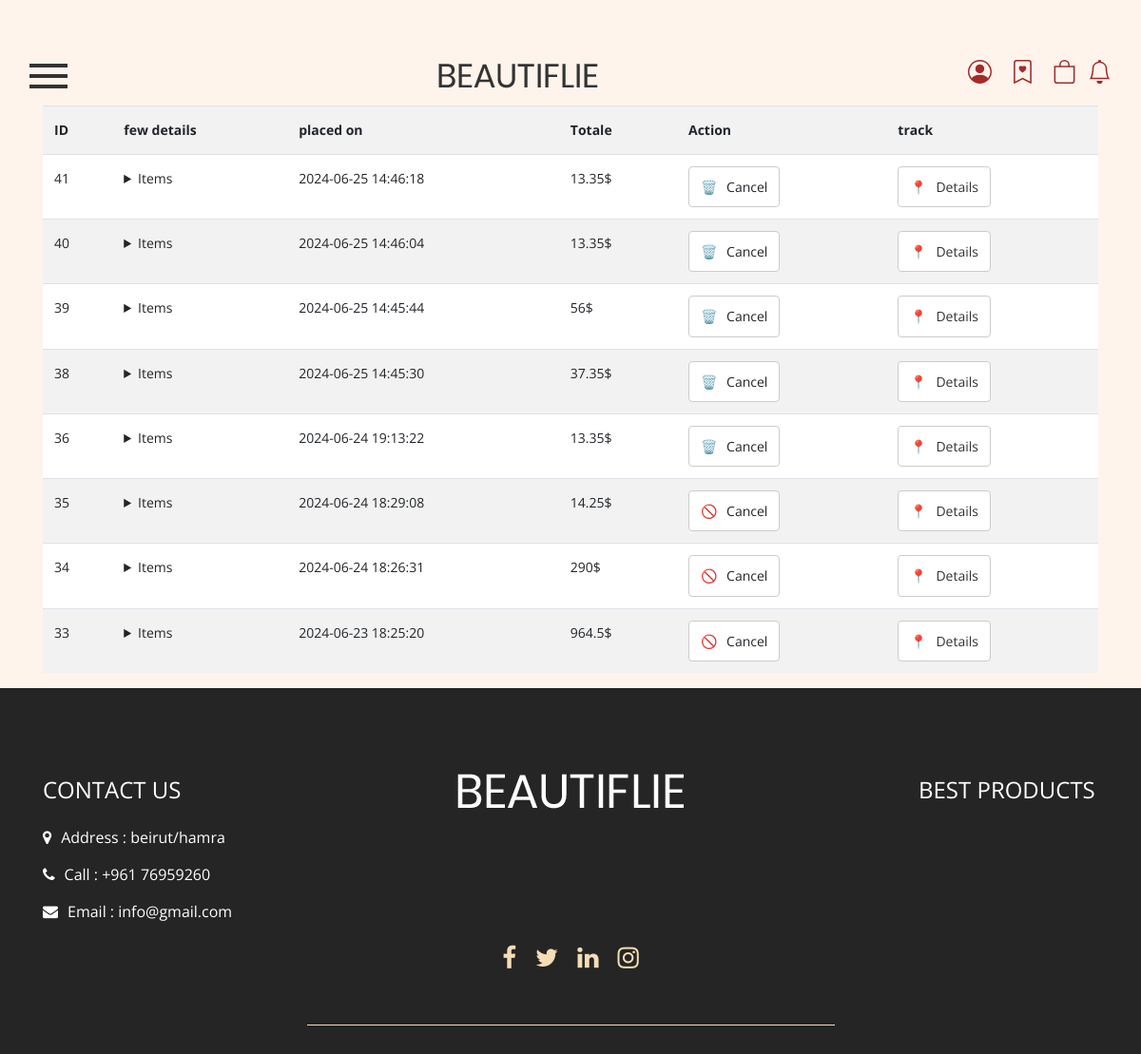
Page /View/pages/history.php?all=1 (signed in) on the committed database.
### tables this page shows
CREATE TABLE `order` (
  `_id` int(11) NOT NULL,
  `totale` float NOT NULL,
  `userId` int(11) NOT NULL,
  `status` enum('placed','accepted','canceled','completed') NOT NULL DEFAULT 'placed',
  `createdAt` datetime NOT NULL DEFAULT current_timestamp(),
  `address` varchar(100) NOT NULL
);

CREATE TABLE `orderitem` (
  `_id` int(11) NOT NULL,
  `productId` int(11) NOT NULL,
  `qty` int(11) NOT NULL,
  `price` float NOT NULL,
  `orderId` int(11) NOT NULL
);

### Controller/OrderController.php (called while the page is built, shortened)
<?php
function getOrders($userId)
{
    $mysqli = SingletonConnectionToDb::getInstance()->getConnection();
    $sql = "SELECT * FROM `order` WHERE userId = ? ORDER BY createdAt DESC";
    if ($stmt = $mysqli->prepare($sql)) {
        $stmt->bind_param("i", $userId);
        $stmt->execute();
        $result = $stmt->get_result();
        $orders = [];
        while ($row = $result->fetch_assoc()) {
            $orderId = $row['_id'];
            $sqlOrderItems = "SELECT * FROM `orderitem` WHERE orderId = ?";
            $stmtOrderItems = $mysqli->prepare($sqlOrderItems);
            $stmtOrderItems->bind_param("i", $orderId);
            $stmtOrderItems->execute();
            $resultOrderItems = $stmtOrderItems->get_result();
            $orderItems = [];
            while ($rowOrderItem = $resultOrderItems->fetch_assoc()) {
                $productId = $rowOrderItem['productId'];
                $sqlProduct = "SELECT * FROM `product` WHERE _id = ?";
                $stmtProduct = $mysqli->prepare($sqlProduct);
                $stmtProduct->bind_param("i", $productId);
                $stmtProduct->execute();
                $resultProduct = $stmtProduct->get_result();
                $productData = $resultProduct->fetch_assoc();
                $product = new Product($productData['_id'], $productData['name'], null, null, null, $productData['picture'], $productData['description']);
                $orderItems[] = new OrderItem($productId, $product, $rowOrderItem['qty'], $rowOrderItem['price']);
            }
            $orders[] = new Order($orderId,null, $orderItems, $row['status'], $row['address'], $row['totale'], $row['createdAt']);
        }
        return $orders;
    } else {
        echo "Error preparing statement: " . $mysqli->error;
        return [];
    }
}

### utils/autoLoading.php (called while the page is built, shortened)
<?php
spl_autoload_register(function ($class_name) {
    $file_path = '../../Model/' . $class_name . '.php';
    $file_path_from_admin = '../../../Model/' . $class_name . '.php';
    $file_path_from_router = '../Model/'. $class_name . '.php';
});

### Model/Order.php (called while the page is built, shortened)
<?php
class Order {
    public function __construct($id,$user , $orderItems, $status, $address, $totale , $createdAt){
        $this->_id = $id;
        $this->orderItems = $orderItems;
        $this->status = $status;
        $this->totale = $totale;
        $this->createdAt = $createdAt;
    }
}

### View/pages/history.php (the view, shortened to what this page needs)
<?php
include '../../utils/autoLoading.php';
include '../../Controller/OrderController.php';
?>
<!DOCTYPE html>
<html lang="en">
<head>
    <link rel="stylesheet" type="text/css" href="../css/bootstrap.min.css">
    <link rel="stylesheet" type="text/css" href="../css/style.css">
    <link rel="stylesheet" href="../css/responsive.css">
    <link rel="stylesheet" href="../css/jquery.mCustomScrollbar.min.css">
    <link rel="stylesheet" href="https://netdna.bootstrapcdn.com/font-awesome/4.0.3/css/font-awesome.css">
    <link rel="stylesheet" href="../css/owl.carousel.min.css">
    <link rel="stylesheet" href="../css/owl.theme.default.min.css">
    <link rel="stylesheet" href="https://cdnjs.cloudflare.com/ajax/libs/fancybox/2.1.5/jquery.fancybox.min.css"
        media="screen">
    <link href="https://unpkg.com/gijgo@1.9.13/css/gijgo.min.css" rel="stylesheet" type="text/css" />
    <link rel="stylesheet" href="../css/history.css">
    <link rel="stylesheet" href="../css/trackingOrder.css">
</head>
<?php include '../components/header.php';?>
<?php
$orders = [] ;
if(isset($_GET['all'])){
    $orders  = getOrders($_SESSION['user']->_id);
}
$seeAll = countUserOrders($_SESSION['user']->_id);
?>
<body style="background-color: #fef4ec;">
    <div class="container">
        <?php if(count($orders) > 1): ?>
        <div class="alert mt-5"></div>
        <?php endif; ?>
        <?php if(empty($orders)): ?>
        <script>
            location.href = 'products.php?message=1';
        </script>
        <?php else : ?>
        <?php if(count($orders) == 1):
              $order = $orders[0];
        ?>
        <div class="container">
            <div class="card">
                <div class="title">last order</div>
                <div class="info">
                    <div class="row">
                        <div class="col-7">
                            <span id="heading">Date</span><br>
                            <span id="details"><?=$order->createdAt?></span>
                        </div>
                        <div class="col-5 pull-right">
                            <span id="heading">target Adress</span><br>
                            <span id="details"><?=$order->address?></span>
                        </div>
                    </div>
                </div>
                <div class="pricing">
                    <?php foreach($order->orderItems as $orderItem):?>
                    <div class="row">
                        <div class="col-9">
                            <span id="name"><?=$orderItem->product->getName()?></span>
                        </div>
                        <div class="col-3">
                            <span id="price"><?=$orderItem->productPrice?> * <?=$orderItem->qty?></span>
                        </div>
                    </div>
                    <?php endforeach; ?>
                </div>
                <div class="total">
                    <div class="row">
                        <div class="col-9">TOTAL</div>
                        <div class="col-3"><big>$<?=$order->totale?></big></div>
                    </div>
                </div>
                <div class="tracking">
                    <div class="title">Tracking Order</div>
                </div>
                <?php
                $status = $order->status;
                $placedOn = $order->createdAt;
                if($status === "completed"){
                    $now = new DateTime();
                    $date =  new DateTime($placedOn);
                    $interval = $date->diff($now);
                }
                if($status == "placed"){
                ?>
                <div class="progress-track">
                    <ul id="progressbar">
                        <li class="step0 active " id="step1">Ordered</li>
                        <li class="step0  text-center" id="step2">pending</li>
                        <li class="step0   text-right" id="step3">On the way</li>
                        <li class="step0  text-right" id="step4">completed</li>
                    </ul>
                </div>
                <?php } ?>
                <?php
            if($status == "accepted"){
            ?>
                <div class="progress-track">
                    <ul id="progressbar">
                        <li class="step0 active " id="step1">Ordered</li>
                        <li class="step0  active text-center" id="step2">pending</li>
                        <li class="step0   text-right" id="step3">On the way</li>
                        <li class="step0  text-right" id="step4">completed</li>
                    </ul>
                </div>
                <?php } ?>
                <?php
            if($status == "completed" && !isset($interval) || (isset($interval) && $interval->days < 1)){
            ?>
                <div class="progress-track">
                    <ul id="progressbar">
                        <li class="step0 active " id="step1">Ordered</li>
                        <li class="step0  active text-center" id="step2">pending</li>
                        <li class="step0 active  text-right" id="step3">On the way</li>
                        <li class="step0  text-right" id="step4">completed</li>
                    </ul>
                </div>
                <?php } ?>
                <?php
            if($status === "completed" && isset($interval) && $interval->days >= 1){
            ?>
                <div class="progress-track">
                    <ul id="progressbar">
                        <li class="step0 active " id="step1">Ordered</li>
                        <li class="step0  active text-center" id="step2">pending</li>
                        <li class="step0 active  text-right" id="step3">On the way</li>
                        <li class="step0 active  text-right" id="step4">completed</li>
                    </ul>
                </div>
                <?php } ?>
            </div>
        </div>
        <?php if(count($orders) > 1 || $seeAll > 1): ?>
        <div class="mr-5 container d-flex justify-content-center mb-2">
            <a class="btn btn-primary btn-lg" href="history.php?all=1"
                style="background-color: #ff69b4; border-color: #ff69b4;">See all orders</a>
        </div>
        <?php endif; ?>
        <?php else : ?>
        <table class="table table-striped custom-table" id="table">
            <tr>
                <th>ID</th>
                <th>few details</th>
                <th>placed on</th>
                <th>Totale</th>
                <th>Action</th>
                <th>track</th>
            </tr>
            <?php foreach($orders as $order): ?>
            <tr id="tr<?=$order->_id?>">
                <td><?=$order->_id?></td>
                <td>
                    <details>
                        <summary>Items</summary>
                        <?php foreach($order->orderItems as $item): ?>
                        <datagrid><?=$item->product->getName()?></datagrid> <br>
                        <?php endforeach; ?>
                    </details>
                </td>
                <td><?=$order->createdAt;?></td>
                <td><?=$order->totale?>$</td>
                <td>
                    <?php if ($order->status == 'accepted' || $order->status == 'completed' ) : ?>
                    <a class="link " onclick="cannot()">
                        <span class="icon">🚫</span> Cancel
                    </a>
                    <?php else : ?>
                    <a class="link" onclick="cancel('<?=$order->_id;?>')">
                        <span class="icon">🗑️</span> Cancel
                    </a>
                    <?php endif; ?>
                </td>
                <td>
                    <a class="link" href="history.php?track=<?=$order->_id?>">
                        <span class="icon">📍</span> Details
                    </a>
                </td>
            </tr>
            <?php endforeach; ?>
        </table>
        <?php endif; ?>
        <?php endif; ?>
    </div>
</body>
<?php include '../components/footer.php';?>
</body>
</html>

### View/css/style.css (style rules this page uses)
* { box-sizing: border-box !important; transition: ease all 0.5s; }
html { scroll-behavior: smooth; }
body { color: #666666; font-size: 14px; line-height: 1.80857; font-weight: normal; overflow-x: hidden; font-family: 'Open Sans', sans-serif; }
a { color: #1f1f1f; text-decoration: none !important; outline: none !important; -webkit-transition: all .3s ease-in-out; -moz-transition: all .3s ease-in-out; -ms-transition: all .3s ease-in-out; -o-transition: all .3s ease-in-out; transition: all .3s ease-in-out; }
*, *::after, *::before { -webkit-box-sizing: border-box; -moz-box-sizing: border-box; box-sizing: border-box; }
a { color: #222222; text-decoration: none; outline: none !important; }
a, .btn { text-decoration: none !important; outline: none !important; -webkit-transition: all .3s ease-in-out; -moz-transition: all .3s ease-in-out; -ms-transition: all .3s ease-in-out; -o-transition: all .3s ease-in-out; transition: all .3s ease-in-out; }

### View/css/history.css (style rules this page uses)
.link { display: inline-block; padding: 8px 12px; text-decoration: none; color: #333; background-color: #fff; border: 1px solid #ccc; border-radius: 4px; transition: background-color 0.2s, transform 0.2s; }
.icon { margin-right: 6px; }
.custom-table { background-color: white; width: 100%; margin-bottom: 1rem; color: #212529; border-collapse: collapse; }
.custom-table th, .custom-table td { padding: 0.75rem; vertical-align: top; border-top: 1px solid #dee2e6; }

### rows in the picture
order: _id "41", createdAt "2024-06-25 14:46:18"
orderitem: price "13.35"
order: _id "40", createdAt "2024-06-25 14:46:04"
orderitem: price "13.35"
order: _id "39", createdAt "2024-06-25 14:45:44", totale "56"
order: _id "38", createdAt "2024-06-25 14:45:30", totale "37.35"
order: _id "36", createdAt "2024-06-24 19:13:22"
orderitem: price "13.35"
order: _id "35", createdAt "2024-06-24 18:29:08", status "Cancel"
orderitem: price "14.25"
order: _id "34", createdAt "2024-06-24 18:26:31", totale "290", status "Cancel"
order: _id "33", createdAt "2024-06-23 18:25:20", totale "964.5", status "Cancel"
